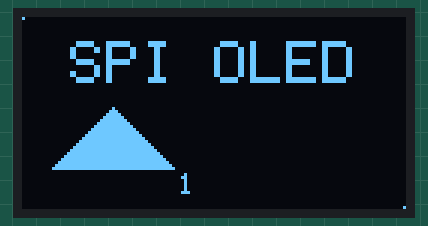
Recording of a sketch running on a simulated Arduino Uno, built with avr-gcc and run on an emulated ATmega328P. Shown: 128×64 one-colour display. What the sketch prints to the serial monitor is not drawn.

Above: at 1.3 s.
At 5.4 s:
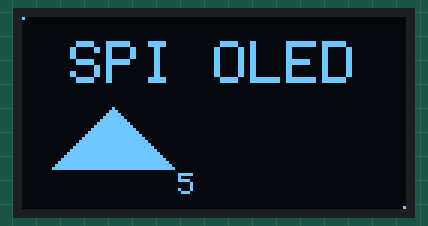
At 9.5 s:
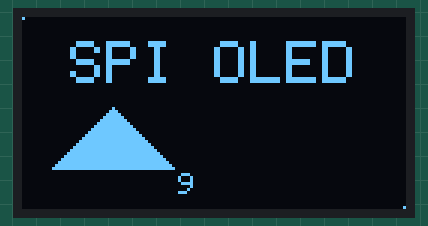
At 19.8 s:
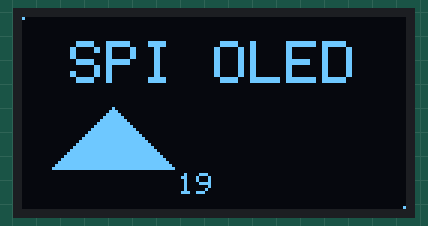
At 29.0 s:
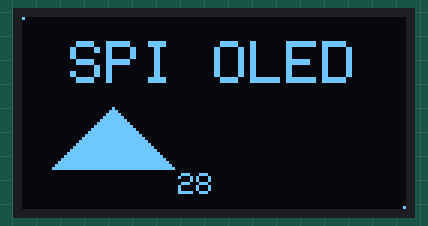
At 38.3 s:
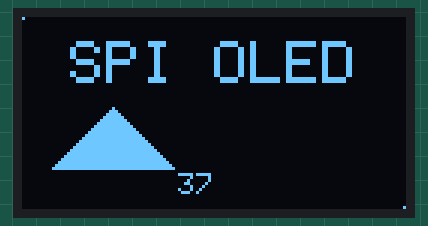

The sketch:

oled-spi.ino
```cpp
// oled-spi — tests assert: Adafruit_SSD1306 (128x64) on software SPI, Adafruit's example pins
// (MOSI 9, CLK 10, DC 11, CS 12, RESET 13), draws "SPI OLED" at text size 2 at (16, 8), a filled
// triangle and the corner pixels (0,0) and (127,63), calls display(), then prints "FB:" + the
// 1024 getBuffer() bytes as uppercase hex + CRLF at 115200 baud. Then every second it redraws a
// counter at (52, 52) in text size 1 and prints "count <n>".
#include <SPI.h>
#include <Adafruit_GFX.h>
#include <Adafruit_SSD1306.h>

#define OLED_MOSI 9
#define OLED_CLK 10
#define OLED_DC 11
#define OLED_CS 12
#define OLED_RESET 13

Adafruit_SSD1306 display(128, 64, OLED_MOSI, OLED_CLK, OLED_DC, OLED_RESET, OLED_CS);
uint16_t count = 0;

void setup() {
  Serial.begin(115200);
  if (!display.begin(SSD1306_SWITCHCAPVCC)) {
    Serial.println(F("alloc failed"));
    for (;;) {
    }
  }
  display.clearDisplay();
  display.setTextSize(2);
  display.setTextColor(SSD1306_WHITE);
  display.setCursor(16, 8);
  display.print(F("SPI OLED"));
  display.fillTriangle(10, 50, 30, 30, 50, 50, SSD1306_WHITE);
  display.drawPixel(0, 0, SSD1306_WHITE);
  display.drawPixel(127, 63, SSD1306_WHITE);
  display.display();
  Serial.print(F("FB:"));
  const uint8_t *buffer = display.getBuffer();
  for (uint16_t i = 0; i < 1024; i++) {
    if (buffer[i] < 16) Serial.print('0');
    Serial.print(buffer[i], HEX);
  }
  Serial.println();
}

void loop() {
  delay(1000);
  count++;
  display.fillRect(52, 52, 40, 8, SSD1306_BLACK);
  display.setTextSize(1);
  display.setCursor(52, 52);
  display.print(count);
  display.display();
  Serial.print(F("count "));
  Serial.println(count);
}
```

Measured:
- what the display in image 0 shows lasts 1.0 s, from 1.3 s to 2.3 s
